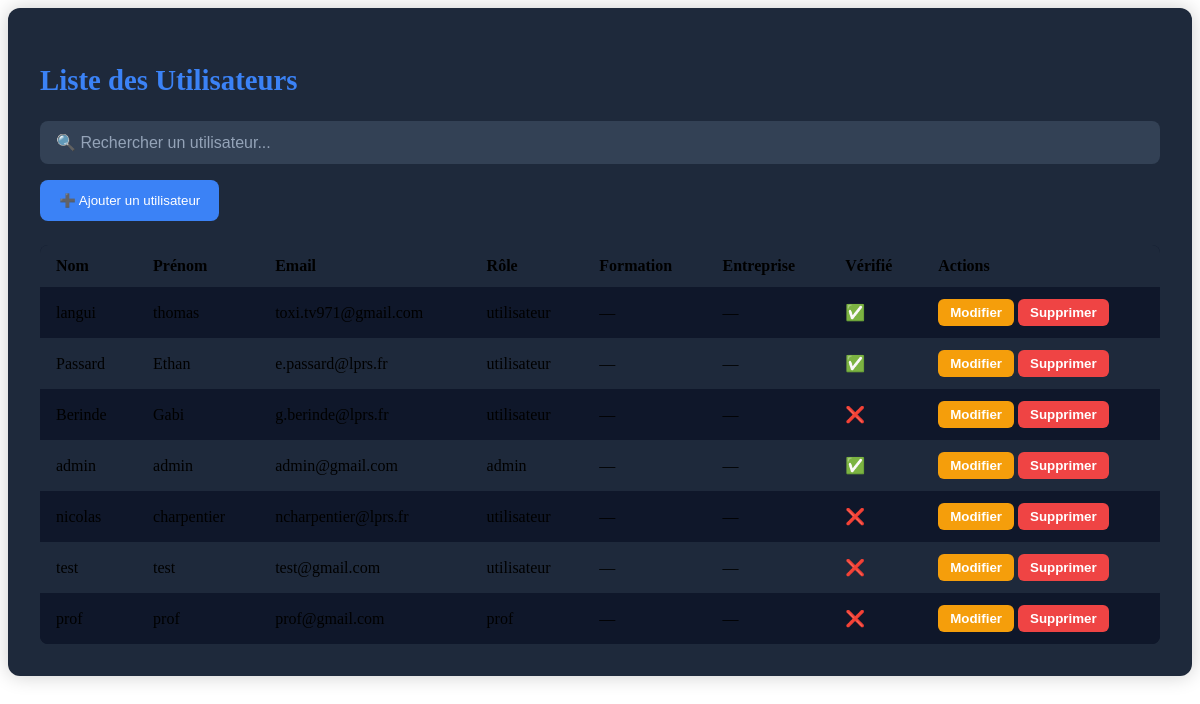
The app's page /vue/page_admin/Utilisateur.php with its own data.
### tables this page shows
CREATE TABLE IF NOT EXISTS `utilisateur` (
  `id_utilisateur` int NOT NULL AUTO_INCREMENT,
  `nom` varchar(100) NOT NULL,
  `prenom` varchar(100) NOT NULL,
  `email` varchar(150) NOT NULL,
  `mdp` varchar(255) NOT NULL,
  `role` varchar(50) DEFAULT 'utilisateur',
  `specialite` varchar(100) DEFAULT NULL,
  `poste` varchar(100) DEFAULT NULL,
  `annee_promo` year DEFAULT NULL,
  `cv` blob,
  `motif_partenariat` text,
  `est_verifie` tinyint(1) DEFAULT '0',
  `ref_entreprise` int DEFAULT NULL,
  `ref_formation` int DEFAULT NULL,
  PRIMARY KEY (`id_utilisateur`),
  KEY `ref_entreprise` (`ref_entreprise`),
  KEY `ref_formation` (`ref_formation`)
);

### src/repository/UtilisateurRepository.php (called while the page is built, shortened)
<?php
class UtilisateurRepository
{
    private $bdd;
    public function __construct()
    {
        $this->bdd = new BDD();
    }
    public function listeUtilisateur()
    {
        $sql = 'SELECT * FROM utilisateur';
        $req = $this->bdd->getBdd()->prepare($sql);
        $req->execute();
        return $req->fetchAll(PDO::FETCH_ASSOC);
    }
}

### src/bdd/BDD.php (called while the page is built)
<?php
class BDD
{
    private $bdd;
    public function __construct()
    {
            $this->bdd = new PDO('mysql:host=localhost;dbname=projetlprs;charset=utf8', 'root', '');
    }
    public function getBDD()
    {
        return $this->bdd;
    }
}

### vue/page_admin/Utilisateur.php (the view, shortened to what this page needs)
<?php
require_once __DIR__ . '/../../src/repository/UtilisateurRepository.php';
require_once __DIR__ . '/../../src/bdd/BDD.php';
$repo = new UtilisateurRepository();
$listeUtilisateurs = $repo->listeUtilisateur();
?>
<div class="admin-container">
    <h2>Liste des Utilisateurs</h2>
    <input type="text" id="search" class="search-bar" placeholder="🔍 Rechercher un utilisateur..." onkeyup="filter()">
    <button class="btn-ajout" onclick="window.location.href='page_admin/crud/AjoutUtilisateur.php'">
        ➕ Ajouter un utilisateur
    </button>
    <table>
        <thead>
        <tr>
            <th>Nom</th>
            <th>Prénom</th>
            <th>Email</th>
            <th>Rôle</th>
            <th>Formation</th>
            <th>Entreprise</th>
            <th>Vérifié</th>
            <th>Actions</th>
        </tr>
        </thead>
        <tbody>
        <?php if (!empty($listeUtilisateurs)) : ?>
            <?php foreach ($listeUtilisateurs as $user): ?>
                <tr>
                    <td><?= htmlspecialchars($user['nom']) ?></td>
                    <td><?= htmlspecialchars($user['prenom']) ?></td>
                    <td><?= htmlspecialchars($user['email']) ?></td>
                    <td><?= htmlspecialchars($user['role'] ?? '—') ?></td>
                    <td><?= htmlspecialchars($user['ref_formation'] ?? '—') ?></td>
                    <td><?= htmlspecialchars($user['ref_entreprise'] ?? '—') ?></td>
                    <td><?= ($user['est_verifie'] ?? 0) ? '✅' : '❌' ?></td>
                    <td>
                        <button class="btn-action btn-modifier" onclick="window.location.href='../vue/page_admin/crud/ModifUtilisateur.php?id=<?= $user['id_utilisateur'] ?>'">Modifier</button>
                        <button class="btn-action btn-supprimer" onclick="if(confirm('Supprimer cet utilisateur ?')) window.location.href='../src/traitement/Utilisateur/TraitementSuppresionUtilisateur.php?id=<?= $user['id_utilisateur'] ?>'">Supprimer</button>
                    </td>
                </tr>
            <?php endforeach; ?>
        <?php else: ?>
            <tr><td colspan="8" style="text-align:center; opacity:0.7;">Aucun utilisateur trouvé 😔</td></tr>
        <?php endif; ?>
        </tbody>
    </table>
</div>

### vue/page_admin/Utilisateur.php (style rules this page uses)
.admin-container { background: #1e293b; color: #f1f5f9; padding: 2rem; border-radius: 12px; box-shadow: 0 0 20px rgba(0,0,0,0.2); max-width: 1200px; margin: 0 auto; }
.admin-container h2 { color: #3b82f6; font-size: 1.8rem; margin-bottom: 1.5rem; }
.search-bar { width: 100%; padding: 0.8rem 1rem; margin-bottom: 1rem; border: none; border-radius: 8px; background: #334155; color: white; font-size: 1rem; }
.search-bar::placeholder { color: #94a3b8; }
.btn-ajout { background: #3b82f6; border: none; color: white; padding: 0.8rem 1.2rem; border-radius: 8px; cursor: pointer; margin-bottom: 1.5rem; transition: 0.2s; }
table { width: 100%; border-collapse: collapse; background: #0f172a; border-radius: 8px; overflow: hidden; }
th, td { text-align: left; padding: 12px 16px; }
thead { background: #1e293b; }
tbody tr:nth-child(odd) { background: #0f172a; }
tbody tr:nth-child(even) { background: #1e293b; }
.btn-action { border: none; padding: 6px 12px; border-radius: 6px; cursor: pointer; font-weight: bold; color: white; transition: 0.2s; }
.btn-modifier { background: #f59e0b; }
.btn-supprimer { background: #ef4444; }

### records on screen
utilisateur: nom "langui", prenom "thomas", email "toxi.tv971@gmail.com", role "utilisateur", ref_formation "—", ref_entreprise "—"
utilisateur: nom "Passard", prenom "Ethan", email "e.passard@lprs.fr", role "utilisateur", ref_formation "—", ref_entreprise "—"
utilisateur: nom "Berinde", prenom "Gabi", email "g.berinde@lprs.fr", role "utilisateur", ref_formation "—", ref_entreprise "—"
utilisateur: nom "admin", prenom "admin", email "admin@gmail.com", role "admin", ref_formation "—", ref_entreprise "—"
utilisateur: nom "nicolas", prenom "charpentier", email "ncharpentier@lprs.fr", role "utilisateur", ref_formation "—", ref_entreprise "—"
utilisateur: nom "test", prenom "test", email "test@gmail.com", role "utilisateur", ref_formation "—", ref_entreprise "—"
utilisateur: nom "prof", prenom "prof", email "prof@gmail.com", role "prof", ref_formation "—", ref_entreprise "—"
